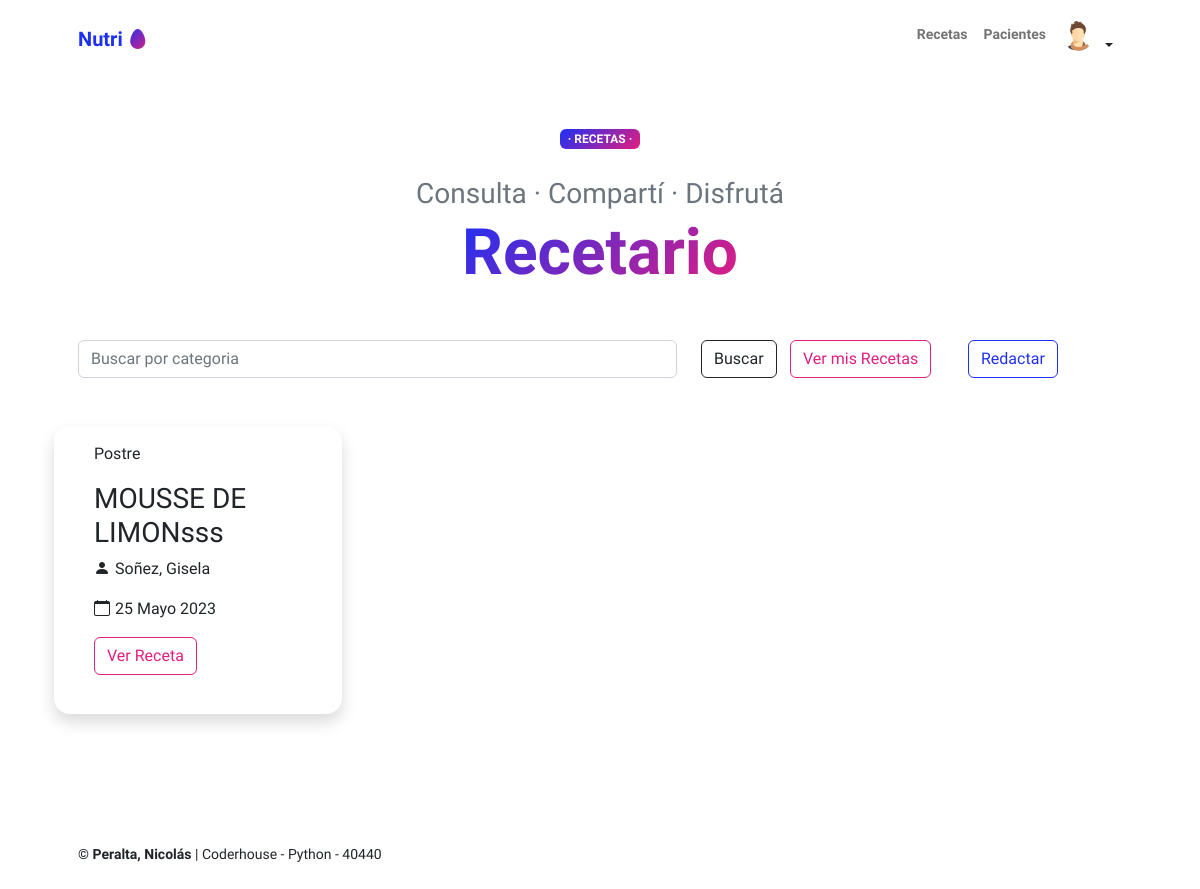
The page /recetas/ (signed in) on the database as committed earlier.
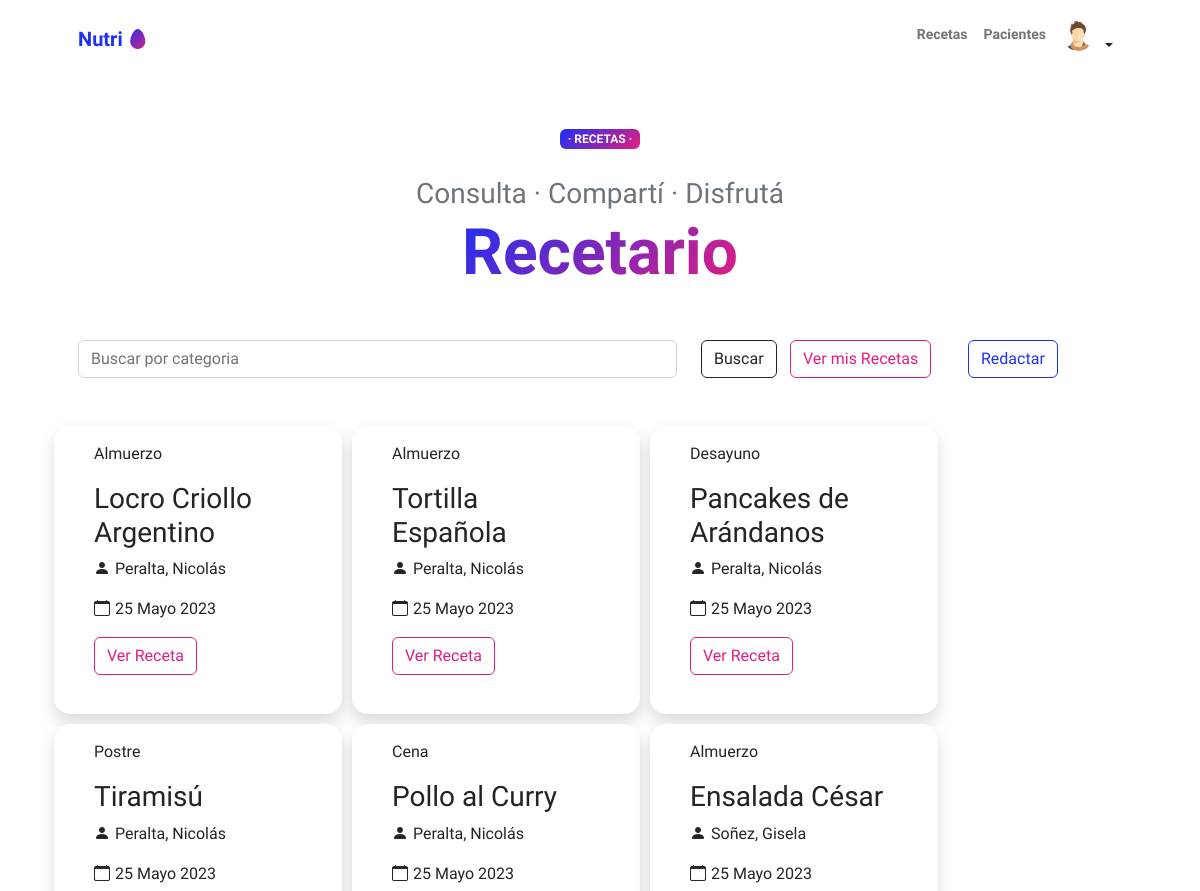
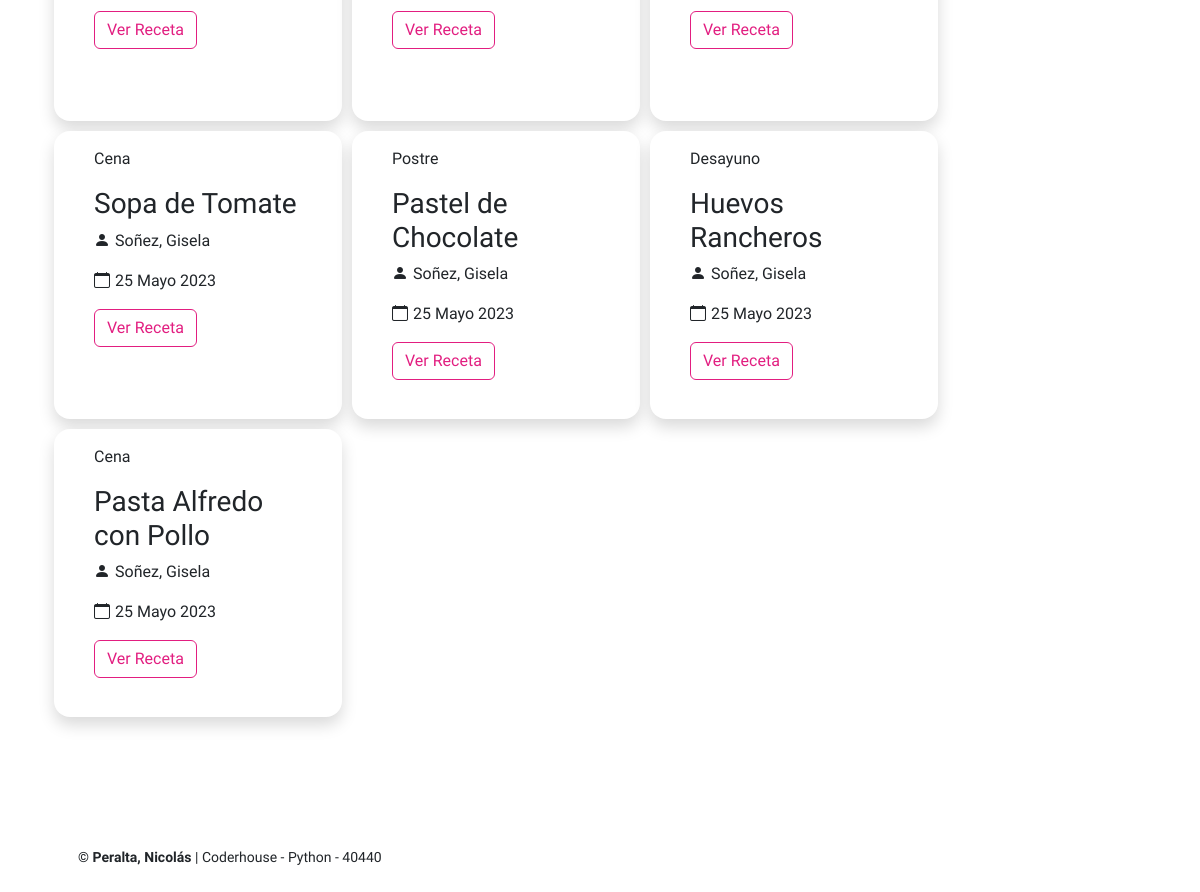
The same page on the database as committed later (2 pictures, top to bottom).
### pacientes/models.py (models this page shows, shortened)
class Avatar(models.Model):
   user = models.OneToOneField(User, on_delete=models.CASCADE, null=True)
   imagen = models.ImageField(upload_to='avatares', null=True, blank=True)

### recetas/models.py (models this page shows, shortened)
class recetas(models.Model):
    autor = models.ForeignKey(User, on_delete=models.SET_NULL, null=True)
    fecha = models.DateField(null=True)
    titulo = models.CharField(max_length=50)
    categoria = models.CharField(max_length=50, null=True)
    ingredientes = models.TextField()
    detalle = models.TextField()

### recetas/views.py (the view)
# urls.py: path('recetas/', views.vista_recetas, name="recetas"),
def vista_recetas(request):
    contexto = {
        "recetas": recetas.objects.all(),
    }
    http_response = render(
        request=request,
        template_name='recetas/recetas.html',
        context=contexto,
    )
    return http_response

### recetas/templates/recetas/recetas.html (shortened to what this page needs)
{% extends 'agenda/base.html' %}
  {% block contenido%}
      <div class="text-center text-xxl-start">
          <div class="badge bg-gradient-primary-to-secondary text-white mb-4"><div class="text-uppercase"> &middot; Recetas &middot;</div></div>
          <div class="fs-3 fw-light text-muted">Consulta  &middot; Compartí &middot; Disfrutá</div>
          <h1 class="display-3 fw-bolder mb-5"><span class="text-gradient d-inline">Recetario</span></h1>
      </div>
        <form action="{% url 'recetas_buscar' %}" method="post">
          <div class="row">
            <div class="col-sm-7">
                <input type="text" class="form-control " placeholder="Buscar por categoria" name="busqueda">
            </div>
            <div class="col-sm-1">
              <input type="submit" class="btn btn-outline-dark btn-md mb-5" value="Buscar">
            </div>
            {% if user.is_authenticated %}
            <div class="col">
              <a class="btn btn-outline-secondary btn-md mb-5" href="{% url 'recetas_autor'%}"> Ver mis Recetas</a>
            </div>
            <div class="col">
              <a class="btn btn-outline-primary btn-md mb-5" href="{% url 'recetas_agregar' %}"> Redactar</a>
            </div>
            {%endif%}
          </div>
        </form>
      {% for receta in recetas %}
      <div class="card shadow border-0 rounded-4 " style="height: 18rem; width: 18rem; margin-right: 10px; margin-bottom: 10px;">
        <div class="card-body">
          <p class="card-text">{{ receta.categoria }}</p>
          <h3 class="card-title">{{ receta.titulo }}</h3>
          <p class="card-text"><i class="bi bi-person-fill" style="margin-right: 5px;"></i>{{ receta.autor.last_name}}, {{ receta.autor.first_name}}</p>
          <p class="card-text"><i class="bi bi-calendar" style="margin-right: 5px;"></i>{{ receta.fecha}}</p>
          <a href="{% url 'recetas_detalle' receta.id%}" class="btn btn-outline-secondary">Ver Receta</a>
        </div>
      </div>
      {% endfor %}
  {% endblock contenido%}

### agenda/templates/agenda/base.html (shortened to what this page needs)
{% load static %}
<!DOCTYPE html>
<html lang="en">
  <head>
    <link
      href="https://cdn.jsdelivr.net/npm/bootstrap-icons@1.8.1/font/bootstrap-icons.css"
      rel="stylesheet"
    />
    <link href="{% static 'css/styles.css' %}" rel="stylesheet" />
  </head>
  <body class="d-flex flex-column h-100">
    <main class="flex-shrink-0">
      <nav class="navbar navbar-expand-lg navbar-light bg-white py-3">
        <div class="container px-5">
          <a class="navbar-brand" href="{% url 'index' %}"
            ><span class="fw-bolder text-primary"
              >Nutri <i class="bi bi-egg-fill text-gradient"> </i></span
          ></a>
          <div class="collapse navbar-collapse" id="navbarSupportedContent">
            <ul class="navbar-nav ms-auto mb-2 mb-lg-0 small fw-bolder">
              <li class="nav-item">
                <a class="nav-link" href="{% url 'recetas' %}">Recetas</a>
              </li>
              <li class="nav-item">
                <a class="nav-link" href="{% url 'pacientes' %}">Pacientes</a>
              </li>
              {% if user.is_authenticated %}
              <div class="dropdown "  >
                <button
                  class="btn btn-ligth btn-sm dropdown-toggle "
                  type="button"
                  data-bs-toggle="dropdown"
                  aria-haspopup="true"
                  aria-expanded="false"
                >
                    <div style="display: inline-flex;">
                      {% if user.avatar.imagen.url %}
                            <img src="{{ user.avatar.imagen.url }}" style="width: 30px; height: 30px; border-radius: 50%; margin-right: 5px;">
                      {% else %}
                            <img src="{%static 'img/avatar_default.png'%}" style="width: 30px; height: 30px; border-radius: 50%; margin-right: 5px;">
                      {% endif %}
                    </div>
                </button>
                  {% endif %}
              </div>
            </ul>
          </div>
        </div>
      </nav>
      <header class="py-5">
        <div class="container px-5 pb-5">
          <div class="row gx-5 align-items-center">
            {% block contenido%} {% endblock contenido%}
          </div>
        </div>
      </header>
    </main>
    <footer class="bg-white py-4 mt-auto">
      <div class="container px-5">
        <div
          class="row align-items-center justify-content-between flex-column flex-sm-row"
        >
          <div class="col-auto">
            <div class="small m-0">
              <b> &copy; Peralta, Nicolás</b> | Coderhouse - Python - 40440
            </div>
          </div>
        </div>
      </div>
    </footer>
  </body>
</html>

Rows that differ between the two databases and show on the page:
removed recetas: categoria "Postre", titulo "MOUSSE DE LIMONsss", autor.last_name "Soñez", autor.first_name "Gisela", fecha "25 Mayo 2023"
added recetas: categoria "Almuerzo", titulo "Locro Criollo Argentino", autor.last_name "Peralta", autor.first_name "Nicolás", fecha "25 Mayo 2023"
added recetas: categoria "Almuerzo", titulo "Tortilla Española", autor.last_name "Peralta", autor.first_name "Nicolás", fecha "25 Mayo 2023"
added recetas: categoria "Desayuno", titulo "Pancakes de Arándanos", autor.last_name "Peralta", autor.first_name "Nicolás", fecha "25 Mayo 2023"
added recetas: categoria "Postre", titulo "Tiramisú", autor.last_name "Peralta", autor.first_name "Nicolás", fecha "25 Mayo 2023"
added recetas: categoria "Cena", titulo "Pollo al Curry", autor.last_name "Peralta", autor.first_name "Nicolás", fecha "25 Mayo 2023"
added recetas: categoria "Almuerzo", titulo "Ensalada César", autor.last_name "Soñez", autor.first_name "Gisela", fecha "25 Mayo 2023"
added recetas: categoria "Cena", titulo "Sopa de Tomate", autor.last_name "Soñez", autor.first_name "Gisela", fecha "25 Mayo 2023"
added recetas: categoria "Postre", titulo "Pastel de Chocolate", autor.last_name "Soñez", autor.first_name "Gisela", fecha "25 Mayo 2023"
added recetas: categoria "Desayuno", titulo "Huevos Rancheros", autor.last_name "Soñez", autor.first_name "Gisela", fecha "25 Mayo 2023"
added recetas: categoria "Cena", titulo "Pasta Alfredo con Pollo", autor.last_name "Soñez", autor.first_name "Gisela", fecha "25 Mayo 2023"
